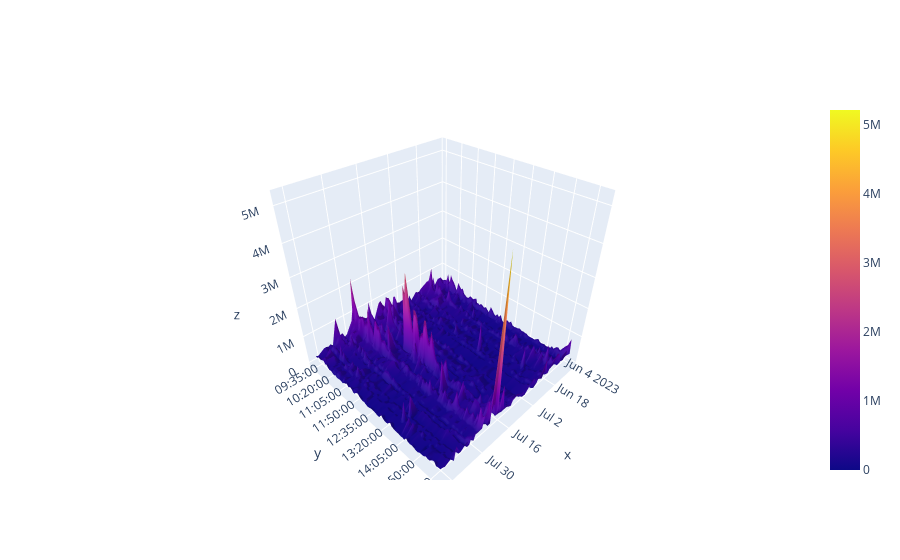

The notebook cell saved with this chart:
### Code cell
z=data.pivot(index='daysTime', columns='dates', values='Volume').values
x=data.dates.unique()
y=data.daysTime.unique()
fig = go.Figure(data=[go.Surface(z=z,x=x, y=y)])
fig.show()
